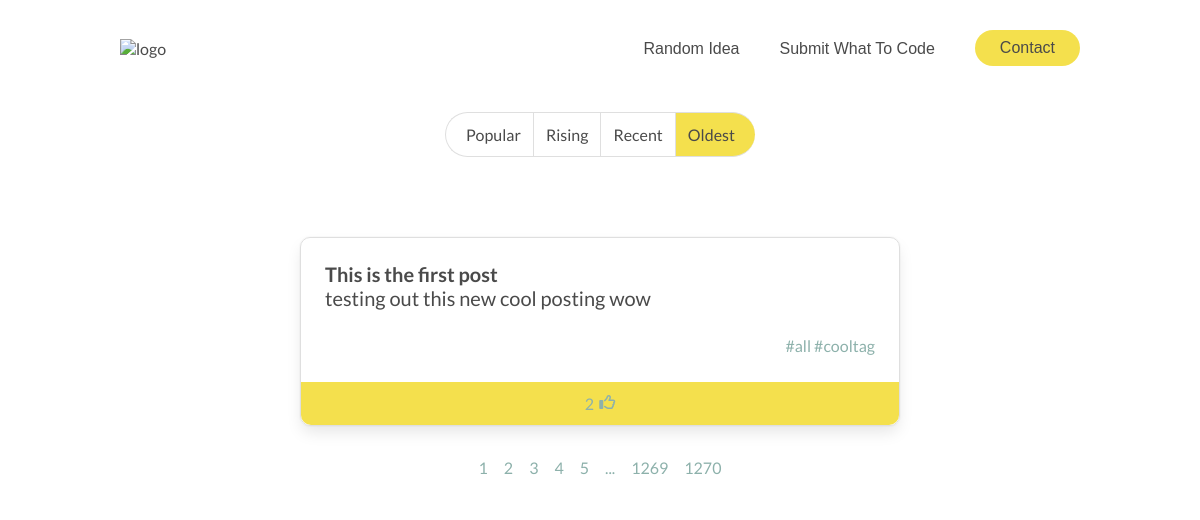
The page /?order=OLDEST on the database as committed earlier.
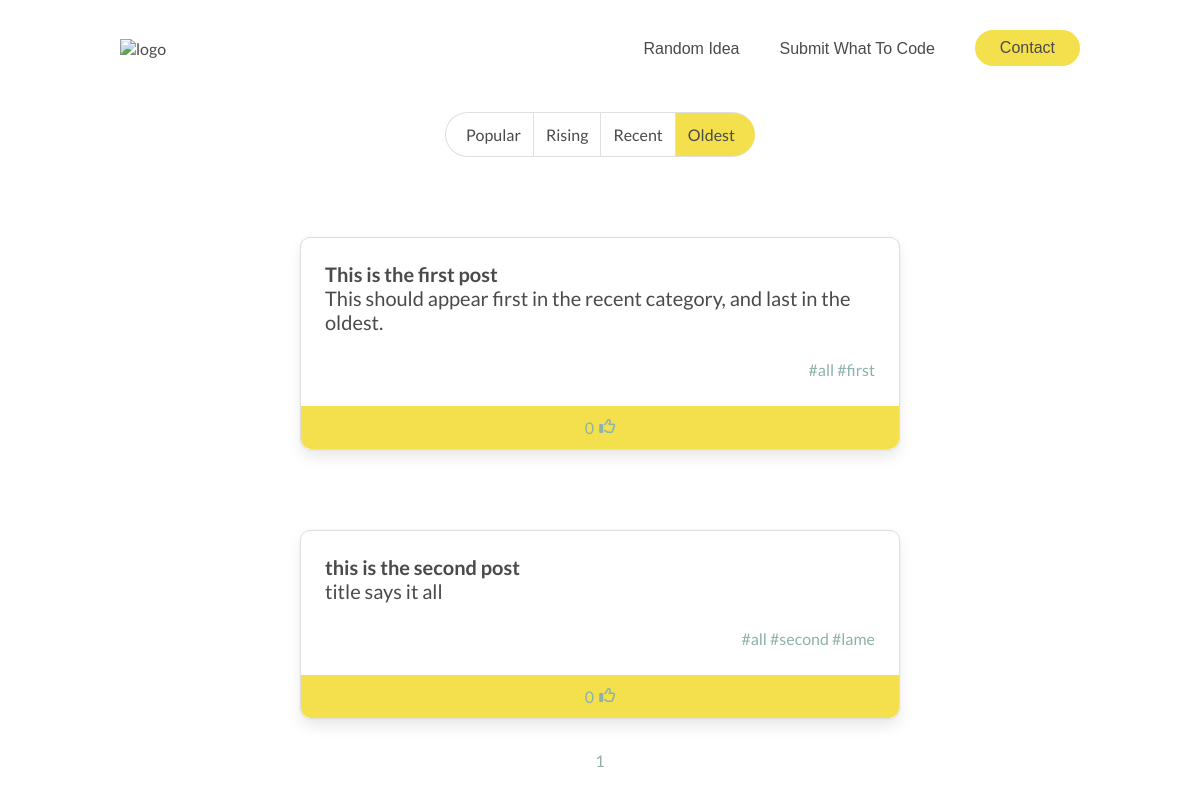
The same page on the database as committed later.
### website/models.py (models this page shows, shortened)
class Post(db.Model):
    id = db.Column(db.Integer, primary_key=True)
    title = db.Column(db.String(100))
    desc = db.Column(db.String(1000))
    likes = db.Column(db.Integer)
    date_created = db.Column(db.DateTime(timezone=True), default=func.now())
    tags = db.relationship("Tag", backref="post", passive_deletes=True)

class Tag(db.Model):
    id = db.Column(db.Integer, primary_key=True)
    name = db.Column(db.String(12))
    post_id = db.Column(
        db.Integer, db.ForeignKey("post.id", ondelete="CASCADE"), nullable=False
    )

### website/views.py (the view, shortened to what this page needs)
@views.route("/")
def home():
    order = request.args.get("order", default="POPULAR", type=str)
    tag = request.args.get("tag", default="all", type=str)
    page = request.args.get("page", default=1, type=int)
    per_page = 15
    if order == "POPULAR":
        posts = (
            Post.query.join(Tag)
            .filter(Tag.name == tag)
            .order_by(Post.likes.desc())
            .paginate(page=page, per_page=per_page)
        )
    elif order == "RECENT":
        posts = (
            Post.query.filter(Tag.name == tag)
            .order_by(Post.date_created.desc())
            .paginate(page=page, per_page=per_page)
        )
    elif order == "OLDEST":
        posts = (
            Post.query.filter(Tag.name == tag)
            .order_by(Post.date_created.asc())
            .paginate(page=page, per_page=per_page)
        )
    else:
        posts = (
            Post.query.filter(Tag.name == tag)
            .order_by(Post.likes.desc())
            .paginate(page=page, per_page=per_page)
        )
    return render_template(
        "home.html",
        posts=posts,
        order=order,
        tag=tag,
        one=False,
        likes=session["likes"],
    )

### website/templates/home.html (shortened to what this page needs)
{% extends "base.html" %}
{% block head %}
<link rel="stylesheet" href="{{ url_for('static', filename='styles/home.css') }}" />
{% endblock %}
{% block content %}
<div id="content">
    <div id="filter">
        <ul>
            <li class="{{'item active' if order == 'POPULAR' else 'item'}}"><a href="{{ url_for('views.home', order='POPULAR')}}">Popular</a></li>
            <li class="{{'item active' if order == 'RISING' else 'item'}}"><a href="{{ url_for('views.home', order='RISING')}}">Rising</a></li>
            <li class="{{'item active' if order == 'RECENT' else 'item'}}"><a href="{{ url_for('views.home', order='RECENT')}}">Recent</a></li>
            <li class="{{'item active' if order == 'OLDEST' else 'item'}}"><a href="{{ url_for('views.home', order='OLDEST')}}">Oldest</a></li>
        </ul>
    </div>
    {% if not one %}
        {% for post in posts.items %}
            <div class="card">
                <div class="card-content">
                    <p class="title">{{ post.title }}</p>
                    <p class="desc">{{ post.desc }}</p>
                    <p class="tags">
                        {% for tag in post.tags %}
                            <a class="tag-link" href="{{url_for('views.home', tag=tag.name)}}">#{{tag.name}}</a>
                        {% endfor %}
                    </p>
                </div>
                <footer class="card-footer">
                    <button type="button" onclick="like({{post.id}})">
                        <p id="likes-count-{{post.id}}">{{ post.likes }}</p>
                        {% if post.id in likes %}
                            <i id="like-button-{{post.id}}" class="fas fa-thumbs-up"></i>
                        {% else %}
                            <i id="like-button-{{post.id}}" class="far fa-thumbs-up"></i>
                        {% endif %}
                    </button>
                </footer>
            </div>
        {% endfor %}
    {% endif %}
</div>
<div id="page-links">
    {% if not one %}
        {% for page_num in posts.iter_pages() %}
            {% if page_num %}
                <a href="{{ url_for('views.home', page=page_num, order=order, tag=tag) }}">{{ page_num }}</a>
            {% else %}
                ...
            {% endif %}
        {% endfor %}
    {% endif %}
</div>
{% endblock %}

Rows that differ between the two databases and show on the page:
changed Post "This is the first post": desc "testing out this new cool posting wow" → "This should appear first in the recent category, and last in the oldest."; likes "2" → "0"
changed Tag: name "cooltag" → "first"
now on this page (row edited): Post: title "this is the second post", desc "title says it all", likes "0"
now on this page (row unchanged): Tag: name "all", shown under "this is the second post"
now on this page (row edited): Tag: name "second", shown under "this is the second post"
now on this page (row edited): Tag: name "lame", shown under "this is the second post"
Other text that changed with them:
list line gone: "2"
list line gone: "3"
list line gone: "4"
list line gone: "5"
list line gone: "1269"
list line gone: "1270"
